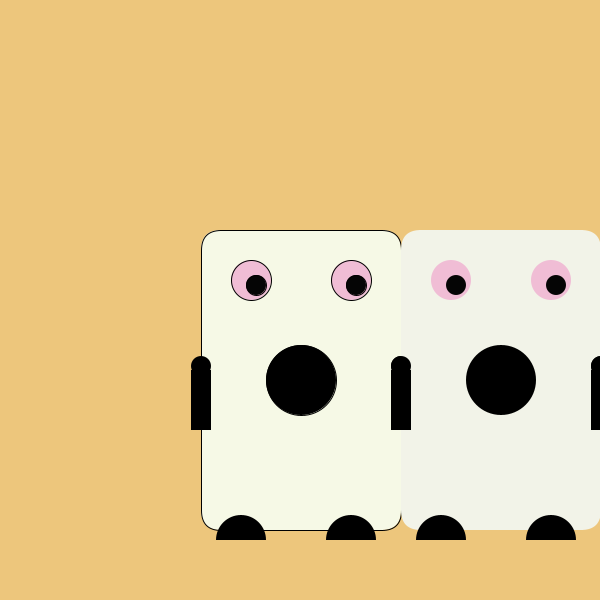
Frame 1 (no input)
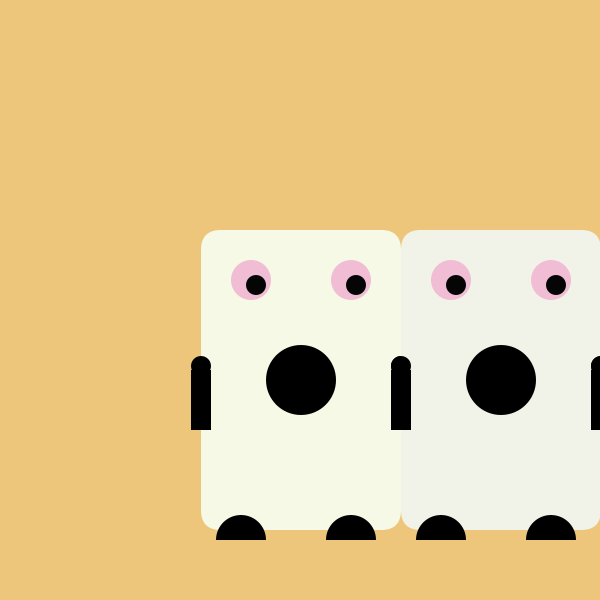
Frame 60 (the mouse pressed at the canvas centre just before this capture)
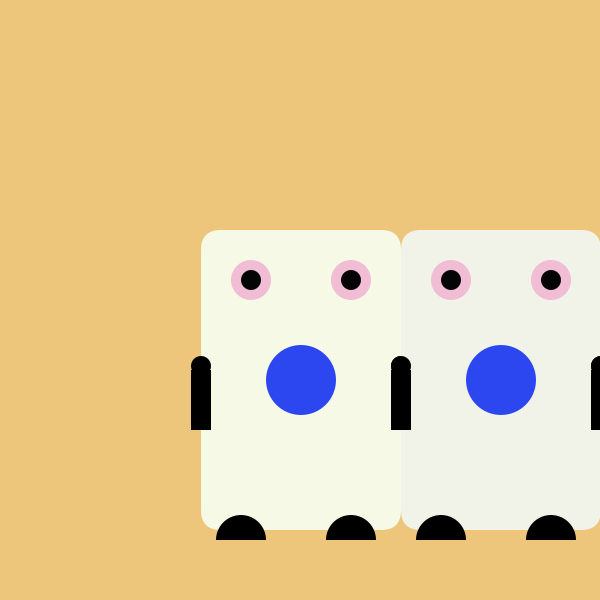
Frame 120 (the mouse held since frame 60 and released just before this capture)

The Processing sketch that drew these frames (run headless with seeded random() and noise(); from frame 60 on, the mouse is pressed at the canvas centre):

// Processing sketch: processing_136231
// ── processing_136231.pde

//using function to creat multiples

void setup() {
  size(600, 600);
  smooth();
}
//variables
int k = 355;
int g = 205;
int s = 255;
int c = (0);
int l = (0);
int r = (0);
int z = 223;
int t = 255;
void draw() {
  background(237, 198, 124);
  randomSeed(0);
  for (int x = 1; x <width + 10; x += 200){
    izzy(x,80);
  }
}
void izzy (int x, int y) {
    //moves izzy
    pushMatrix();
    translate(x, y);
    //body
    fill(random(z, t), random(z, t), random(z, t));
    rect(200, 150, 200, 300, 20);

    //left eye
    fill(240, 189, 213);
    ellipse(250, 200, 40, 40);
    //left puple
    fill(5, 5, 5);
    ellipse(s, g, 20, 20);
    if (mousePressed == true) {
      s = 250;
      g = 200;
    }
    else if (mousePressed == false) {
      s = 255;
      g = 205;
    }


    //right eye
    fill(240, 189, 213);
    ellipse(350, 200, 40, 40);


    //right puple
    fill(5, 5, 5);
    ellipse(k, g, 20, 20);
    if (mousePressed == true) {
      k = 350;
      g = 200;
    }
    else if (mousePressed == false) {
      k = 355;
      g = 205;
    }
    //mouth
    fill(c, l, r);
    ellipse(300, 300, 70, 70);
    if (mousePressed == true) {
      c =44;
      l =71;
      r =240;
    }
    else if (mousePressed == false) {
      c = (0);
      l = (0);
      r = (0);
    }

    //leftfoot
    fill(0);
    noStroke();
    arc(240, 460, 50, 50, PI, TWO_PI);
    //right foot
    arc(350, 460, 50, 50, PI, TWO_PI);
    //left arm
    rect(190, 290, 20, 60);
    ellipse(200, 286, 20, 20);
    //right arm
    rect(390, 290, 20, 60);
    ellipse(400, 286, 20, 20);
    popMatrix();
  }
 
